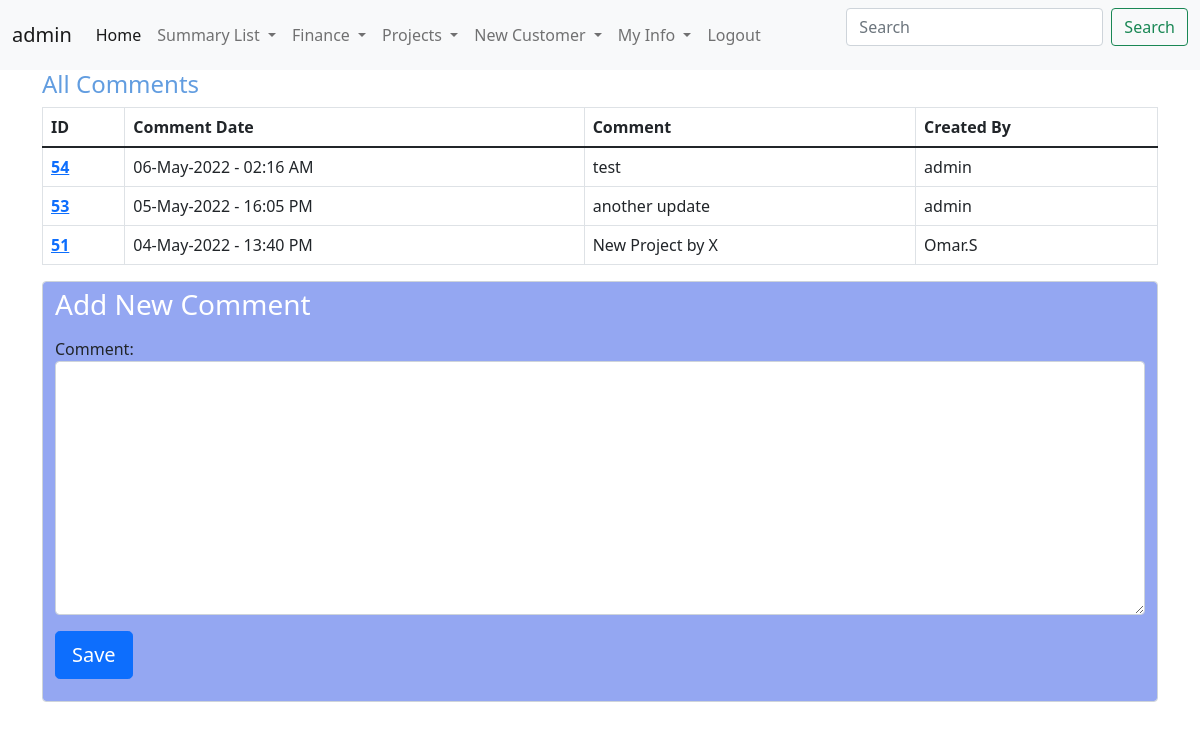
Screenshot of /NewComment/9 (signed in) with the database file from the repository.
### CRM/models.py (models this page shows)
class commentsModel(models.Model):
    commentId = models.AutoField(primary_key=True)
    projectId = models.ForeignKey(ProjectInfoModel,on_delete=models.DO_NOTHING)
    commentDate = models.DateTimeField(default=datetime.now)
    comment = models.CharField(max_length=400)
    createdBy = models.ForeignKey(User, on_delete=models.DO_NOTHING)
    GA1 = models.CharField(max_length=100 , blank=True, null=True)
    GB1 = models.BooleanField(blank=True, null=True)
    GD1 = models.DateField(blank=True, null=True)
    def __str__(self) -> str:
        return f"{self.projectId} -- {self.commentDate}  -- {self.projectId} -- {self.comment}"

### CRM/views.py (the view, shortened to what this page needs)
# urls.py: path('NewComment/<int:pk>',views.NewComment.as_view() , name='NewComment'),
class NewComment(LoginRequiredMixin,CreateView):
    template_name = 'CRM/NewComment.html'
    form_class = newCommentForm
    model = commentsModel
    def get_initial(self):
        projectId = get_object_or_404(ProjectInfoModel, pk=self.kwargs['pk'])
        return {
        'projectId': projectId,
        }
    def get_context_data(self, **kwargs):
       context = super(NewComment, self).get_context_data(**kwargs)
       context['queryset'] = ProjectInfoModel.objects.filter(pk= self.kwargs['pk'])
       context['CommentList'] = commentsModel.objects.filter(projectId = self.kwargs['pk']).order_by('-commentDate')
       print(context)
       return context

### CRM/forms.py
class newCommentForm(forms.ModelForm):
    class Meta:
        model = commentsModel
        fields = ('projectId','comment')
        widgets = {
            'projectId' : forms.Select(attrs={'class':'form-control' , 'hidden': 'True'} ),
            'comment' : forms.Textarea(attrs={'class':'form-control'} ),
        }
        labels = {
            'projectId' : '',
            'comment' : 'Comment',
        }

### CRM/models.py (called while the page is built)
    def __str__(self) -> str:
        return f"{self.projectName}"

### CRM/templates/CRM/NewComment.html (shortened to what this page needs)
{% include 'CRM/base.html' %}
{% include 'CRM/navbar.html' %}
{% block content %}
<div class="container-lg">
    <h4 style="color:rgb(98, 157, 224);">All Comments</h4>
<table class="table table-bordered">
    <thead>
      <tr>
        <th scope="col">ID</th>
        <th scope="col">Comment Date</th>
        <th scope="col">Comment</th>
        <th scope="col">Created By</th>
      </tr>
    </thead>
    <tbody>
      <tr>
          {% for x in CommentList %}
        <th scope="row" ><a href="/customerProfile/{{x.commentId}}">{{x.commentId}}</a></th>
        <td>{{x.commentDate|date:'d-M-Y - H:i A'}}</td>
        <td>{{x.comment}}</td>
        <td>{{x.createdBy}}</td>
      </tr>
      {% endfor %}
    </tbody>
  </table>
<div style="background-color: rgb(148, 167, 242);" class="container form-control">
        <H3 style="color:rgb(255, 255, 255);">Add New Comment</H3>
        <form method="post">
        {{ form.as_p }}
        <button type="submit" class="btn btn-primary btn-lg btn-block">Save</button>
        </form>
</div>
</div>
{% endblock %}

### CRM/templates/CRM/navbar.html (shortened to what this page needs)
{% block content %}
<nav class="navbar navbar-expand-lg navbar-light bg-light">
    <div class="container-fluid">
      <a class="navbar-brand" href="#">{{user.get_username}}</a>
      <div class="collapse navbar-collapse" id="navbarScroll">
        <ul class="navbar-nav me-auto my-2 my-lg-0 navbar-nav-scroll" style="--bs-scroll-height: 100px;">
          {% if user.is_superuser %}
          <li class="nav-item">
            <a class="nav-link active" aria-current="page" href="{% url 'CRM:customerList' %}">Home</a>
          </li>
          <li class="nav-item dropdown">
            <a class="nav-link dropdown-toggle" href="#" id="navbarScrollingDropdown" role="button" data-bs-toggle="dropdown" aria-expanded="false">
              Summary List
            </a>
          </li>
          <li class="nav-item dropdown">
            <a class="nav-link dropdown-toggle" href="#" id="navbarScrollingDropdown" role="button" data-bs-toggle="dropdown" aria-expanded="false">
              Finance
            </a>
          </li>
          <li class="nav-item dropdown">
            <a class="nav-link dropdown-toggle" href="#" id="navbarScrollingDropdown" role="button" data-bs-toggle="dropdown" aria-expanded="false">
              Projects
            </a>
          </li>
          <li class="nav-item dropdown">
            <a class="nav-link dropdown-toggle" href="#" id="navbarScrollingDropdown" role="button" data-bs-toggle="dropdown" aria-expanded="false">
              New Customer
            </a>
          </li>
          {% endif %}
          {% if user.is_authenticated %}
          <li class="nav-item dropdown">
            <a class="nav-link dropdown-toggle" href="#" id="navbarScrollingDropdown" role="button" data-bs-toggle="dropdown" aria-expanded="false">
              My Info
            </a>
          </li>
          {% endif %}
          {% if user.is_authenticated %}
          <li class="nav-item">
            <a class="nav-link" href="{% url 'logout' %}">Logout</a>
          </li>
          {% else %}
          <li class="nav-item"></li>
          <a class="nav-link" href="{% url 'login' %}">Login</a>
        </li>
          {% endif %}
        </ul>
        <form class="d-flex">
          <input class="form-control me-2" type="search" placeholder="Search" aria-label="Search">
          <button class="btn btn-outline-success" type="submit">Search</button>
        </form>
      </div>
    </div>
  </nav>
  {% endblock %}

### rows the page displays
commentsModel: commentId "54", commentDate "06-May-2022 - 02:16 AM", comment "test", createdBy "admin"
commentsModel: commentId "53", commentDate "05-May-2022 - 16:05 PM", comment "another update", createdBy "admin"
commentsModel: commentId "51", commentDate "04-May-2022 - 13:40 PM", comment "New Project by X", createdBy "Omar.S"

### other values shown
{{ user.get_username }} "admin"
